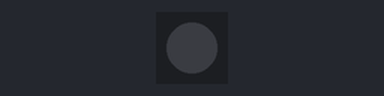
Bench run of a sketch on a simulated Arduino Uno, built with avr-gcc and run on an emulated ATmega328P. Parts: 1 RGB LEDs in strip order, left to right. Dim RGB values are drawn brighter than linear.

Above: at 0.15 s.
At 11.34 s:
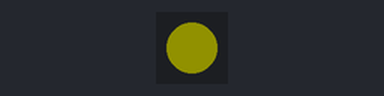
At 20.73 s:
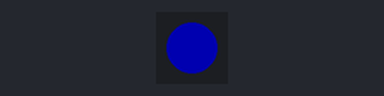
At 39.8 s:
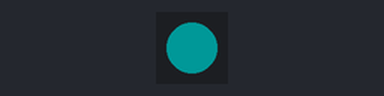
Timing chart, 0 to 40.0 s (numbered marks = the images above):
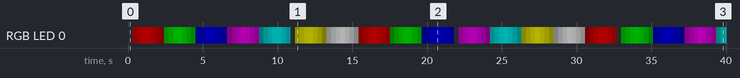

Measured:
- by itself, RGB LED 0: off → RGB(18, 0, 0) at 0.30 s, → RGB(35, 0, 0) 0.30 s later, → RGB(53, 0, 0) 0.30 s later, → RGB(57, 0, 0) 0.30 s later, … (132 changes in this stretch)

The sketch:

fading_rgb_led.ino
```cpp
// Lesson 5 - Analog and Digital Pins (Arduino for Beginners)
// Fading in and out a RGB using only one communication wire

#include <Adafruit_NeoPixel.h>

#define PIN_LED 3     // Control pin (connect to DI of the RGB module)
#define NUM_LED 1     // Only 1 LED in this example

Adafruit_NeoPixel led = Adafruit_NeoPixel(NUM_LED, PIN_LED, NEO_GRB + NEO_KHZ800);

void setup() {
  led.begin();          // Initialize the LED
  led.show();           // Turn off LED at start
  led.setBrightness(64); // Medium brightness (0-255)
}

void loop() {
  // Primary Colors (Red, Green, Blue)
  fadeInOut(255, 0, 0);     // Red
  fadeInOut(0, 255, 0);     // Green
  fadeInOut(0, 0, 255);     // Blue

  // Mixed Colors
  fadeInOut(255, 0, 255);   // Blue + Red (Purple)
  fadeInOut(0, 255, 255);   // Blue + Green (Cyan)
  fadeInOut(255, 255, 0);   // Red + Green (Yellow)
  fadeInOut(255, 255, 255); // Red + Green + Blue (White)
}

// Simple fade in/out function (hides complexity)
void fadeInOut(int red, int green, int blue) {
  // Fade IN (0 → full brightness)
  for (int brightness = 0; brightness <= 255; brightness++) {
    led.setPixelColor(0, red * brightness / 255, green * brightness / 255, blue * brightness / 255);
    led.show();
    delay(4); // ~2 sec fade (255 steps * 8ms ≈ 2000ms)
  }

  // Fade OUT (full brightness → 0)
  for (int brightness = 255; brightness >= 0; brightness--) {
    led.setPixelColor(0, red * brightness / 255, green * brightness / 255, blue * brightness / 255);
    led.show();
    delay(4); // ~2 sec fade
  }
}
```
